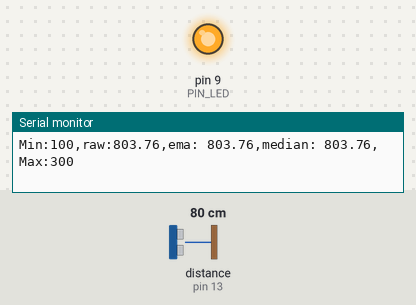
The sketch below on a simulated Arduino Uno, built with avr-gcc and run on an emulated ATmega328P. On the bench: output pins drawn as LEDs (lit = HIGH), the last lines printed to the serial monitor. Wiring (inferred from the names in the program): ultrasonic range finder: trigger pin 12; echo pin 13. The test bench sets the inputs (shaded band); at power-on: distance to the obstacle (sensor on pin 13) 80 cm. The echo pulse lasts 58.3 µs per cm; pins used as bus, display or sensor lines are not drawn.

Above: at 1.2 s.
1.3 s: distance to the obstacle (sensor on pin 13) set to 33 cm
2.8 s: distance to the obstacle (sensor on pin 13) set to 27 cm
At 4.0 s:
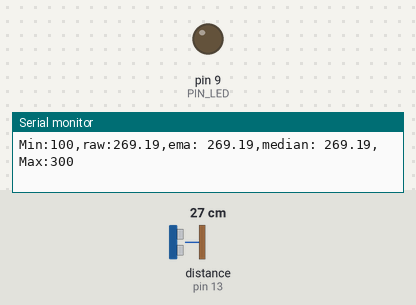
4.3 s: distance to the obstacle (sensor on pin 13) set to 2 cm
At 5.2 s:
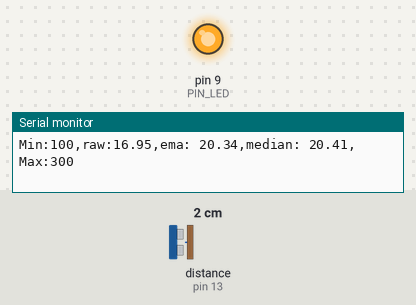
5.8 s: distance to the obstacle (sensor on pin 13) set to 18 cm
At 6.3 s:
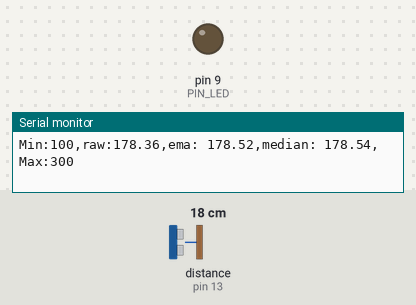
Timing chart, 0 to 8.3 s (numbered marks = the images above; inputs shaded):
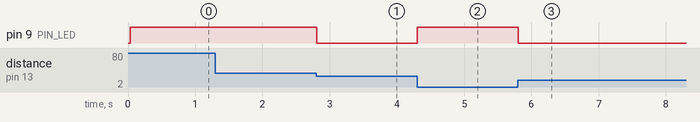

Measured:
- the behaviour switches between 31 and 30 cm on distance to the obstacle (sensor on pin 13) (found by bisection; images 0 and 1)
- after the input at 2.8 s, pin 9 (PIN_LED): HIGH → LOW at once
- after the input at 4.3 s, pin 9 (PIN_LED): LOW → HIGH at once
- after the input at 5.8 s, pin 9 (PIN_LED): HIGH → LOW at once

The sketch:

09_example_1.ino
```cpp
// Arduino pin assignment
#define PIN_LED  9
#define PIN_TRIG 12
#define PIN_ECHO 13

// configurable parameters
#define SND_VEL 346.0     // sound velocity at 24 celsius degree (unit: m/sec)
#define INTERVAL 25       // sampling interval (unit: msec)
#define PULSE_DURATION 10 // ultra-sound Pulse Duration (unit: usec)
#define _DIST_MIN 100     // minimum distance to be measured (unit: mm)
#define _DIST_MAX 300     // maximum distance to be measured (unit: mm)

#define TIMEOUT ((INTERVAL / 2) * 1000.0) // maximum echo waiting time (unit: usec)
#define SCALE (0.001 * 0.5 * SND_VEL)     // coefficent to convert duration to distance

#define _EMA_ALPHA 0.7  // EMA weight of new sample (range: 0 to 1)
                          // Setting EMA to 1 effectively disables EMA filter.

// global variables
unsigned long last_sampling_time;   // unit: msec
float dist_prev = _DIST_MAX;        // Distance last-measured
float dist_ema;  // EMA distance
const int N=3; //최근 값을 저장할 최대 리스트 길이 상수 (N=3,10,30)
//#include <vector> // 데이터를 저장할 벡터 선언
float dlist[N]={0};//아두이노에선 벡터가 지원 안됨..!! 대신 배열을 선언하자
int count=0; //배열에 들어간 데이터 수
using namespace std;

void setup() {
  // initialize GPIO pins
  pinMode(PIN_LED,OUTPUT);
  pinMode(PIN_TRIG,OUTPUT);
  pinMode(PIN_ECHO,INPUT);
  digitalWrite(PIN_TRIG, LOW);
  // initialize serial port
  Serial.begin(57600);
}
float getMid(float arr[],int count){
  //정렬해서 중위수 값 구하는 함수 작성
  float tmp[count];
  for (int i=0;i<count;i++) tmp[i]=arr[i];
  for (int i=0;i<count-1;i++){
    for (int j=0;j<count-1-i;j++){
      if (arr[j]>arr[j+1]){
        float t=tmp[j];
        tmp[j]=tmp[j+1];
        tmp[j+1]=t; //서로 위치 바꾸기
      }
    }
  }
  if (count % 2 == 0) {
    // 짝수개 -> 가운데 두 개 평균
    return (arr[count/2] + arr[count/2 - 1]) / 2.0;
  } else {
    // 홀수개 -> 가운데 원소
    return arr[count/2];
  }
}
void loop() {
  float dist_raw, dist_filtered,dist_median;

  // wait until next sampling time.
  // millis() returns the number of milliseconds since the program started.
  // will overflow after 50 days.
  if (millis() < last_sampling_time + INTERVAL)
    return;

  // get a distance reading from the USS
  dist_raw = USS_measure(PIN_TRIG,PIN_ECHO);
  if (count<N){
    dlist[count]=dist_raw;
    count++;
  }
  else{
    for (int i=0;i<N-1;i++){
      dlist[i]=dlist[i+1];
    }
    dlist[N-1]=dist_raw;
  }
  dist_median=getMid(dlist,count);


  dist_ema=_EMA_ALPHA*dist_median+(1-_EMA_ALPHA)*dist_ema;


  // output the distance to the serial port
  Serial.print("Min:");   Serial.print(_DIST_MIN);
  Serial.print(",raw:"); Serial.print(dist_raw);
  Serial.print(",ema: "); Serial.print(dist_ema);
  Serial.print(",median: ");  Serial.print(dist_median);
  Serial.print(",Max:");  Serial.print(_DIST_MAX);
  Serial.println("");

  // do something here
  if ((dist_raw < _DIST_MIN) || (dist_raw > _DIST_MAX))
    digitalWrite(PIN_LED, 1);       // LED OFF
  else
    digitalWrite(PIN_LED, 0);       // LED ON

  // update last sampling time
  last_sampling_time += INTERVAL;
}

// get a distance reading from USS. return value is in millimeter.
float USS_measure(int TRIG, int ECHO)
{
  digitalWrite(TRIG, HIGH);
  delayMicroseconds(PULSE_DURATION);
  digitalWrite(TRIG, LOW);

  return pulseIn(ECHO, HIGH, TIMEOUT) * SCALE; // unit: mm


}
```
